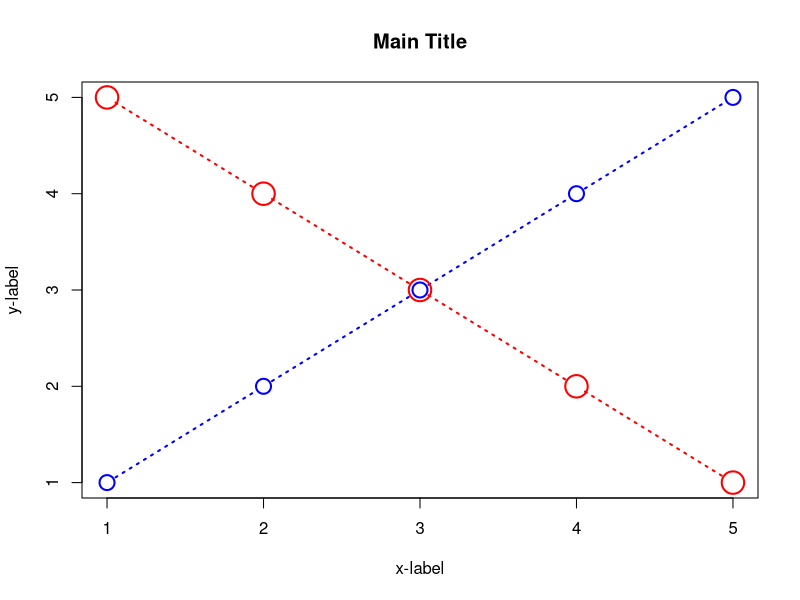
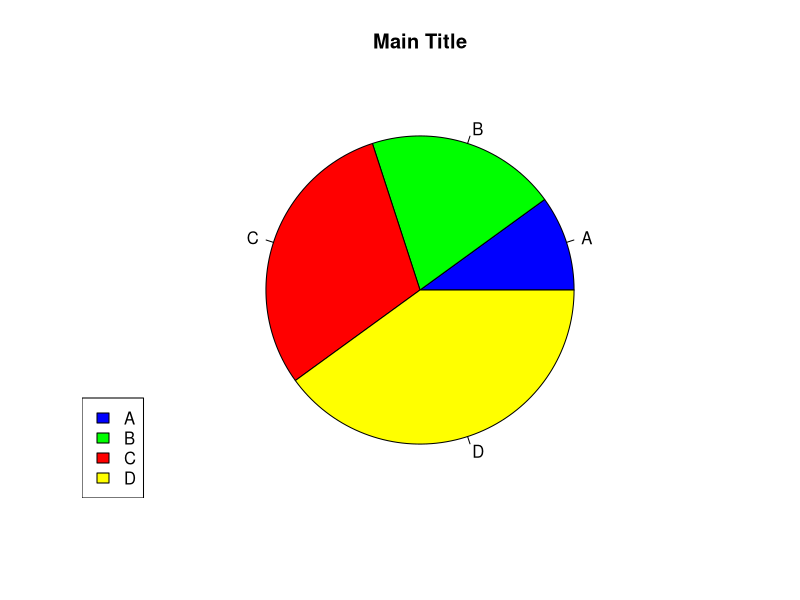
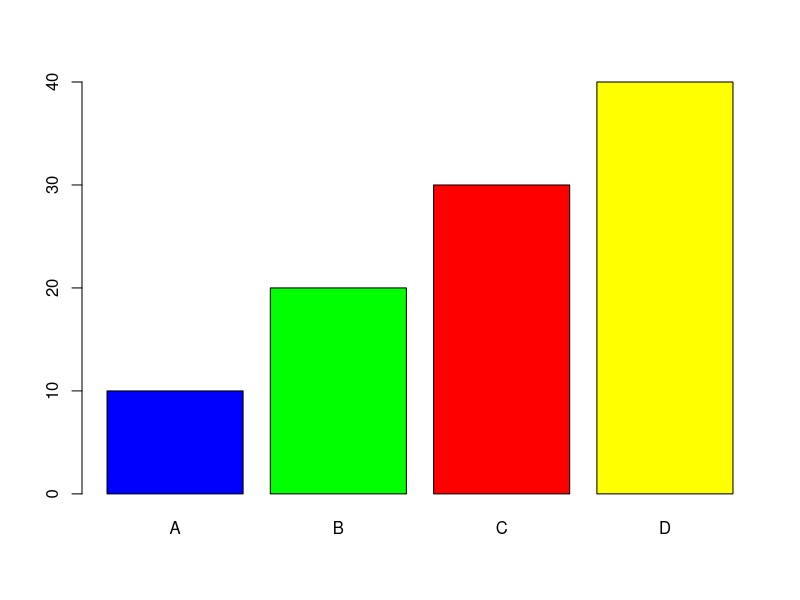
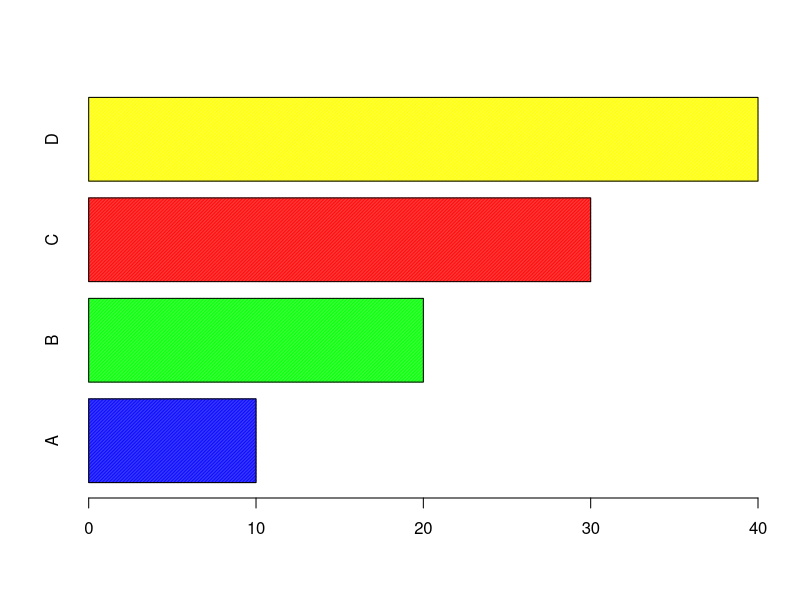
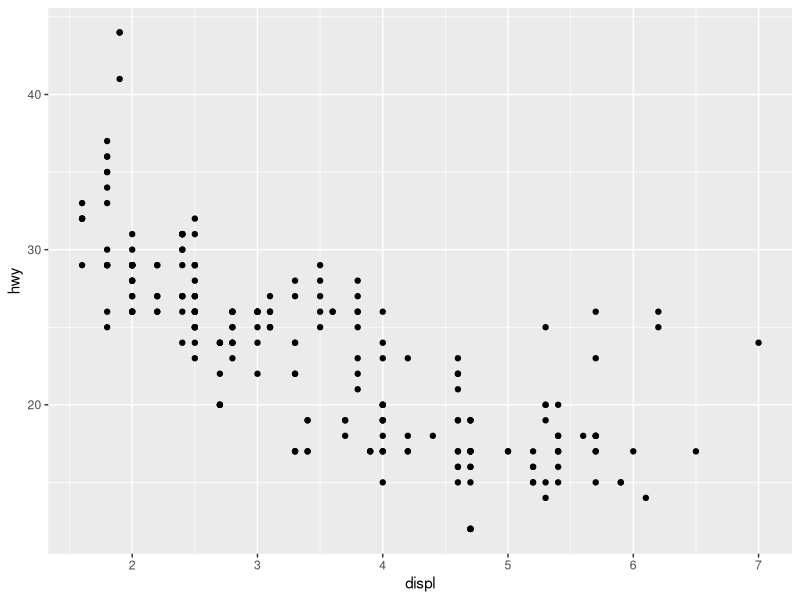
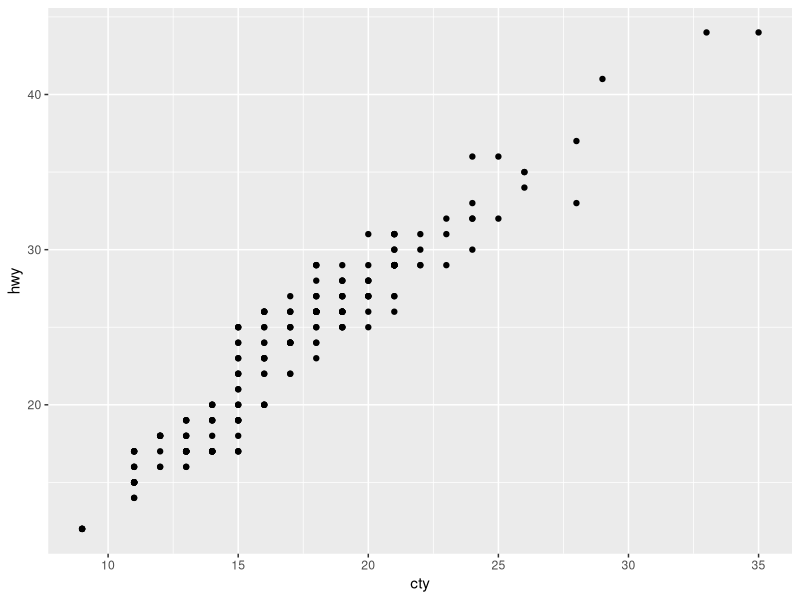
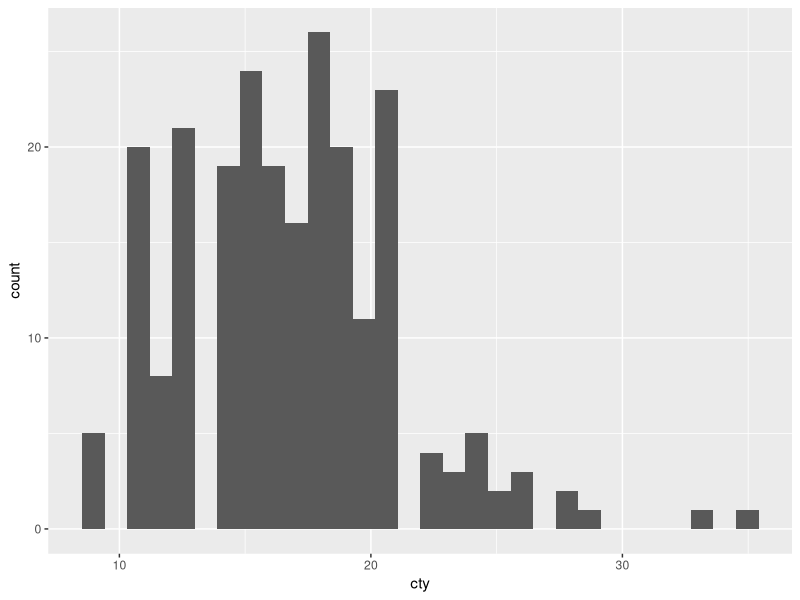
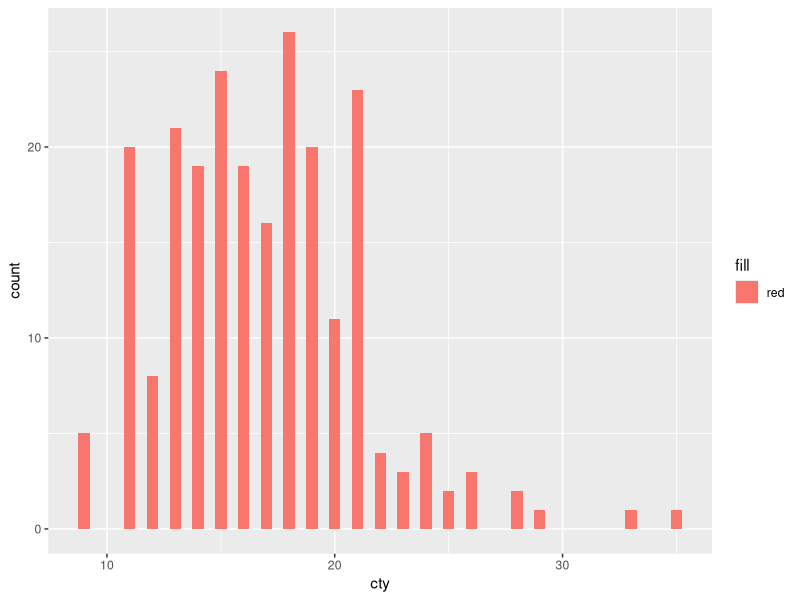

The R source for these figures, in order:

# ███████╗███████╗███████╗███████╗██╗ ██████╗ ███╗   ██╗    ██████╗ 
# ██╔════╝██╔════╝██╔════╝██╔════╝██║██╔═══██╗████╗  ██║    ╚════██╗
# ███████╗█████╗  ███████╗███████╗██║██║   ██║██╔██╗ ██║     █████╔╝
# ╚════██║██╔══╝  ╚════██║╚════██║██║██║   ██║██║╚██╗██║    ██╔═══╝ 
# ███████║███████╗███████║███████║██║╚██████╔╝██║ ╚████║    ███████╗
# ╚══════╝╚══════╝╚══════╝╚══════╝╚═╝ ╚═════╝ ╚═╝  ╚═══╝    ╚══════╝

# Data cache
x=c(1,2,3,4,5)
y=c(1,2,3,4,5)
z=c(1,2,4,8,16)
p=c(5,4,3,2,1)

# This plot function displays the arguments which it may take
# x and y are obviously the data
# 'main' is the title, blank by default
# 'xlab' and 'ylab' are the x and y axis labels
# 'cex' sets the size of the data plot points
# 'col' sets the colour
# 'pch' is the code of the type of the point (0-box, 1-circle, 2-triangle etc)
# 'type' takes options 'p', 'l' and 'b', which stand for 'show points only', 'show line only'
# or 'show both' respectively
# 'lwd' is the line width
# 'lty' is the line type (full, dotted, dashes etc)
plot(x,y, main="Main Title", xlab="x-label", ylab="y-label",
     col='blue', cex=2, pch=1, type='b', lwd=2, lty=3)
# subsequently, we can add onto the previous plot with the line() function
# this function uses the same 'main', 'xlab' and 'ylab' as its parent plot() function
# other parameters are subject to change
lines(x, p, col='red', cex=3, pch=1, type='b', lwd=2, lty=3)



# PIE CHART

# First, we obtain the data values
p1 = c(10,20,30,40)

# Then, we obtain a list of labels
myLabels = c('A','B','C','D')

# Then, we obtain a list of colours
myColors = c('blue','green','red','yellow')

# 'p1' is the data, 'init.angle' sets the deg from which the first slice begins
pie(p1, init.angle = 0, label = myLabels, main='Main Title', col=myColors)
# subsequently, we can add a legend()
# the first argument of the legend will be the location
legend("bottomleft", myLabels, fill = myColors)


# BARPLOT
barplot(p1, names.arg = myLabels, col=myColors)
# 'horiz' if set to T, sets the barplot horizontally. False by default
# 'density' is the shading of the lines
barplot(p1, names.arg = myLabels, col=myColors, density=100, horiz=TRUE)

# Removes stored data
rm(data)
# Forces garbage collection
gc()
  


#  ██████╗  ██████╗ ██████╗ ██╗      ██████╗ ████████╗██████╗ 
# ██╔════╝ ██╔════╝ ██╔══██╗██║     ██╔═══██╗╚══██╔══╝╚════██╗
# ██║  ███╗██║  ███╗██████╔╝██║     ██║   ██║   ██║    █████╔╝
# ██║   ██║██║   ██║██╔═══╝ ██║     ██║   ██║   ██║   ██╔═══╝ 
# ╚██████╔╝╚██████╔╝██║     ███████╗╚██████╔╝   ██║   ███████╗
#  ╚═════╝  ╚═════╝ ╚═╝     ╚══════╝ ╚═════╝    ╚═╝   ╚══════╝

#install through GUI or use install.packages("ggplot2") once

# import ggplot2
library(ggplot2)

#mpg is a dataset built into the ggplot2 package
# first six rows of data
head(mpg)
#statistical summary (mean, median, mode etc)
summary(mpg)
#shows structure
structure(mpg)
#colnames of mpg
colnames(mpg)

# use this to print ALL rows of mpg data
print(mpg, n = nrow(mpg))

#load writexl library, which gives the write_xlsx() function
library(writexl)
# This writes mpg data to xlsx file
# NOTE: Stored in working directory
write_xlsx(mpg, "mpg_data.xlsx")

# REFER TO GGPLOT2 notes for the grammar of graphics theory

# Data; Aesthetic mapping; Geom function {geom_point(), geom_histogram(), geom_line()}
# 'ggplot() takes data and aesthetics, which is the aes() function, which takes x and y points
# add a geom to it, plot points in this case
# for geom_point, the first two arguments aes() takes are the x and y axis data
ggplot(mpg, aes(x = displ, y = hwy)) + geom_point()
ggplot(mpg, aes(cty, hwy)) + geom_point()

# in this, the geom is a histogram
ggplot(mpg, aes(cty)) + geom_histogram()
# histogram with variable bin width
# the fill argument in aes() will change the colour
ggplot(mpg, aes(cty, fill="red")) + geom_histogram(binwidth = 0.5)

#if fill is set to a category, the colours are different according to the different catagories
#drv in this case
ggplot(mpg, aes(cty, fill=drv)) + geom_histogram()

# same with fuel 'fl'
ggplot(mpg, aes(cty, fill=fl)) + geom_histogram()

# type cast cylinder data into as a categorical data
cylF=as.factor(mpg$cyl)
#now, we can use this categorical data
ggplot(mpg, aes(cty, fill=cylF)) + geom_histogram()

# same for year
yearF = as.factor(mpg$year)
ggplot(mpg, aes(cty, fill=yearF)) + geom_histogram()


#this is a frequency polygon geom of dipsl
#use colour instead of fill here
ggplot(mpg, aes(displ, colour=drv)) + geom_freqpoly(binwidth=0.5)


# ECONOMICS DATASET
write_xlsx(economics, "economics_data.xlsx")

#line plot geom
ggplot(economics, aes(date, unemploy)) + geom_line()

#other types of plots
#run and see ig ¯\_(ツ)_/¯
ggplot(mpg, aes(drv, hwy)) + geom_point()
ggplot(mpg, aes(drv, hwy)) + geom_jitter()
#box-and-whisker plot of drivetrain data
ggplot(mpg, aes(drv, hwy)) + geom_boxplot()
#more detailed, hence more precise
ggplot(mpg, aes(drv, hwy)) + geom_violin()

#use ggsave(<name>) to save the last plot

# In order to save, add a xlab and ylab to the plot, save it to a variable then use ggsave
p = ggplot(mpg, aes(cty, hwy)) + geom_point() + xlab("city (mpg)") + ylab("highway (mpg)")
# ggsave() takes output file name, the plot and the width and height and units for measurement ()
ggsave("plot1.png", p, width = 5, height = 5, units='in')

# in the following plots, by assigning shape, colour and size to different categories,
#each category is represented in different ways
# FOR EXAMPLE: the below plot has varied sizes and shapes of for 'drv' and 'cyl'
# If you want a constant colour or size put it in the geom (see last 2 examples)
ggplot(mpg, aes(displ, hwy, colour=class, shape=drv, size=cyl)) + geom_point()
ggplot(mpg, aes(displ, hwy, colour=class, shape=drv)) + geom_point(size=2)
ggplot(mpg, aes(displ, hwy, shape=drv)) + geom_point(colour='blue', size=4)

